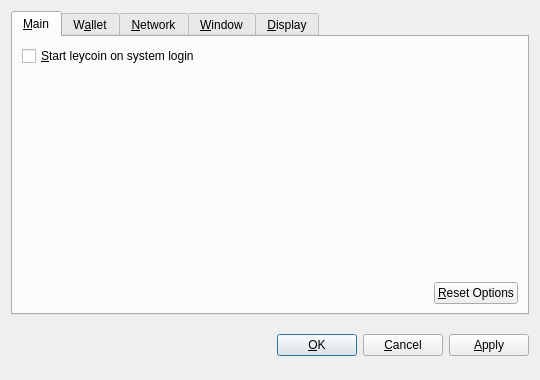
<?xml version="1.0" encoding="UTF-8"?>
<ui version="4.0">
 <class>OptionsDialog</class>
 <widget class="QDialog" name="OptionsDialog">
  <property name="geometry">
   <rect>
    <x>0</x>
    <y>0</y>
    <width>540</width>
    <height>380</height>
   </rect>
  </property>
  <property name="windowTitle">
   <string>Options</string>
  </property>
  <property name="modal">
   <bool>true</bool>
  </property>
  <layout class="QVBoxLayout" name="verticalLayout">
   <item>
    <widget class="QTabWidget" name="tabWidget">
     <property name="tabPosition">
      <enum>QTabWidget::North</enum>
     </property>
     <property name="currentIndex">
      <number>0</number>
     </property>
     <widget class="QWidget" name="tabMain">
      <attribute name="title">
       <string>&amp;Main</string>
      </attribute>
      <layout class="QVBoxLayout" name="verticalLayout_Main">
       <item>
        <widget class="QCheckBox" name="bitcoinAtStartup">
         <property name="toolTip">
          <string>Automatically start leycoin after logging in to the system.</string>
         </property>
         <property name="text">
          <string>&amp;Start leycoin on system login</string>
         </property>
        </widget>
       </item>
       <item>
        <spacer name="verticalSpacer_Main">
         <property name="orientation">
          <enum>Qt::Vertical</enum>
         </property>
         <property name="sizeHint" stdset="0">
          <size>
           <width>20</width>
           <height>40</height>
          </size>
         </property>
        </spacer>
       </item>
       <item>
        <layout class="QHBoxLayout" name="horizontalLayout_2_Main">
         <item>
          <spacer name="horizontalSpacer_2_Main">
           <property name="orientation">
            <enum>Qt::Horizontal</enum>
           </property>
           <property name="sizeHint" stdset="0">
            <size>
             <width>40</width>
             <height>20</height>
            </size>
           </property>
          </spacer>
         </item>
         <item>
          <widget class="QPushButton" name="resetButton">
           <property name="toolTip">
            <string>Reset all client options to default.</string>
           </property>
           <property name="text">
            <string>&amp;Reset Options</string>
           </property>
           <property name="autoDefault">
            <bool>false</bool>
           </property>
          </widget>
         </item>
        </layout>
       </item>
      </layout>
     </widget>
     <widget class="QWidget" name="tabWallet">
      <attribute name="title">
       <string>W&amp;allet</string>
      </attribute>
      <layout class="QVBoxLayout" name="verticalLayout_Network">
       <item>
        <widget class="QLabel" name="transactionFeeInfoLabel">
         <property name="text">
          <string>Optional transaction fee per kB that helps make sure your transactions are processed quickly. Most transactions are 1 kB.</string>
         </property>
         <property name="textFormat">
          <enum>Qt::PlainText</enum>
         </property>
         <property name="wordWrap">
          <bool>true</bool>
         </property>
        </widget>
       </item>
       <item>
        <layout class="QHBoxLayout" name="horizontalLayout_1_Main">
         <item>
          <widget class="QLabel" name="transactionFeeLabel">
           <property name="text">
            <string>Pay transaction &amp;fee</string>
           </property>
           <property name="textFormat">
            <enum>Qt::PlainText</enum>
           </property>
           <property name="buddy">
            <cstring>transactionFee</cstring>
           </property>
          </widget>
         </item>
         <item>
          <widget class="BitcoinAmountField" name="transactionFee"/>
         </item>
         <item>
          <spacer name="horizontalSpacer_1_Main">
           <property name="orientation">
            <enum>Qt::Horizontal</enum>
           </property>
           <property name="sizeHint" stdset="0">
            <size>
             <width>40</width>
             <height>20</height>
            </size>
           </property>
          </spacer>
         </item>
        </layout>
       </item>
       <item>
        <widget class="QLabel" name="label">
         <property name="text">
          <string>If you disable the spending of unconfirmed change, the change from a transaction cannot be used until that transaction has at least one confirmation. This also affects how your balance is computed.</string>
         </property>
         <property name="wordWrap">
          <bool>true</bool>
         </property>
        </widget>
       </item>
       <item>
        <widget class="QCheckBox" name="spendZeroConfChange">
         <property name="text">
          <string>Spend unconfirmed change  (experts only)</string>
         </property>
        </widget>
       </item>
       <item>
        <spacer name="verticalSpacer">
         <property name="orientation">
          <enum>Qt::Vertical</enum>
         </property>
         <property name="sizeHint" stdset="0">
          <size>
           <width>20</width>
           <height>40</height>
          </size>
         </property>
        </spacer>
       </item>
      </layout>
     </widget>
     <widget class="QWidget" name="tabNetwork">
      <attribute name="title">
       <string>&amp;Network</string>
      </attribute>
      <layout class="QVBoxLayout" name="verticalLayout_Network">
       <item>
        <widget class="QCheckBox" name="mapPortUpnp">
         <property name="toolTip">
          <string>Automatically open the leycoin client port on the router. This only works when your router supports UPnP and it is enabled.</string>
         </property>
         <property name="text">
          <string>Map port using &amp;UPnP</string>
         </property>
        </widget>
       </item>
       <item>
        <widget class="QCheckBox" name="connectSocks">
         <property name="toolTip">
          <string>Connect to the leycoin network through a SOCKS proxy (e.g. when connecting through Tor).</string>
         </property>
         <property name="text">
          <string>&amp;Connect through SOCKS proxy:</string>
         </property>
        </widget>
       </item>
       <item>
        <layout class="QHBoxLayout" name="horizontalLayout_Network">
         <item>
          <widget class="QLabel" name="proxyIpLabel">
           <property name="text">
            <string>Proxy &amp;IP:</string>
           </property>
           <property name="textFormat">
            <enum>Qt::PlainText</enum>
           </property>
           <property name="buddy">
            <cstring>proxyIp</cstring>
           </property>
          </widget>
         </item>
         <item>
          <widget class="QValidatedLineEdit" name="proxyIp">
           <property name="maximumSize">
            <size>
             <width>140</width>
             <height>16777215</height>
            </size>
           </property>
           <property name="toolTip">
            <string>IP address of the proxy (e.g. 127.0.0.1)</string>
           </property>
          </widget>
         </item>
         <item>
          <widget class="QLabel" name="proxyPortLabel">
           <property name="text">
            <string>&amp;Port:</string>
           </property>
           <property name="textFormat">
            <enum>Qt::PlainText</enum>
           </property>
           <property name="buddy">
            <cstring>proxyPort</cstring>
           </property>
          </widget>
         </item>
         <item>
          <widget class="QLineEdit" name="proxyPort">
           <property name="maximumSize">
            <size>
             <width>55</width>
             <height>16777215</height>
            </size>
           </property>
           <property name="toolTip">
            <string>Port of the proxy (e.g. 9050)</string>
           </property>
          </widget>
         </item>
         <item>
          <widget class="QLabel" name="socksVersionLabel">
           <property name="text">
            <string>SOCKS &amp;Version:</string>
           </property>
           <property name="textFormat">
            <enum>Qt::PlainText</enum>
           </property>
           <property name="buddy">
            <cstring>socksVersion</cstring>
           </property>
          </widget>
         </item>
         <item>
          <widget class="QValueComboBox" name="socksVersion">
           <property name="toolTip">
            <string>SOCKS version of the proxy (e.g. 5)</string>
           </property>
          </widget>
         </item>
         <item>
          <spacer name="horizontalSpacer_Network">
           <property name="orientation">
            <enum>Qt::Horizontal</enum>
           </property>
           <property name="sizeHint" stdset="0">
            <size>
             <width>40</width>
             <height>20</height>
            </size>
           </property>
          </spacer>
         </item>
        </layout>
       </item>
       <item>
        <spacer name="verticalSpacer_Network">
         <property name="orientation">
          <enum>Qt::Vertical</enum>
         </property>
         <property name="sizeHint" stdset="0">
          <size>
           <width>20</width>
           <height>40</height>
          </size>
         </property>
        </spacer>
       </item>
      </layout>
     </widget>
     <widget class="QWidget" name="tabWindow">
      <attribute name="title">
       <string>&amp;Window</string>
      </attribute>
      <layout class="QVBoxLayout" name="verticalLayout_Window">
       <item>
        <widget class="QCheckBox" name="minimizeToTray">
         <property name="toolTip">
          <string>Show only a tray icon after minimizing the window.</string>
         </property>
         <property name="text">
          <string>&amp;Minimize to the tray instead of the taskbar</string>
         </property>
        </widget>
       </item>
       <item>
        <widget class="QCheckBox" name="minimizeOnClose">
         <property name="toolTip">
          <string>Minimize instead of exit the application when the window is closed. When this option is enabled, the application will be closed only after selecting Quit in the menu.</string>
         </property>
         <property name="text">
          <string>M&amp;inimize on close</string>
         </property>
        </widget>
       </item>
       <item>
        <spacer name="verticalSpacer_Window">
         <property name="orientation">
          <enum>Qt::Vertical</enum>
         </property>
         <property name="sizeHint" stdset="0">
          <size>
           <width>20</width>
           <height>40</height>
          </size>
         </property>
        </spacer>
       </item>
      </layout>
     </widget>
     <widget class="QWidget" name="tabDisplay">
      <attribute name="title">
       <string>&amp;Display</string>
      </attribute>
      <layout class="QVBoxLayout" name="verticalLayout_Display">
       <item>
        <layout class="QHBoxLayout" name="horizontalLayout_1_Display">
         <item>
          <widget class="QLabel" name="langLabel">
           <property name="text">
            <string>User Interface &amp;language:</string>
           </property>
           <property name="textFormat">
            <enum>Qt::PlainText</enum>
           </property>
           <property name="buddy">
            <cstring>lang</cstring>
           </property>
          </widget>
         </item>
         <item>
          <widget class="QValueComboBox" name="lang">
           <property name="toolTip">
            <string>The user interface language can be set here. This setting will take effect after restarting leycoin.</string>
           </property>
          </widget>
         </item>
        </layout>
       </item>
       <item>
        <layout class="QHBoxLayout" name="horizontalLayout_2_Display">
         <item>
          <widget class="QLabel" name="unitLabel">
           <property name="text">
            <string>&amp;Unit to show amounts in:</string>
           </property>
           <property name="textFormat">
            <enum>Qt::PlainText</enum>
           </property>
           <property name="buddy">
            <cstring>unit</cstring>
           </property>
          </widget>
         </item>
         <item>
          <widget class="QValueComboBox" name="unit">
           <property name="toolTip">
            <string>Choose the default subdivision unit to show in the interface and when sending coins.</string>
           </property>
          </widget>
         </item>
        </layout>
       </item>
       <item>
        <widget class="QCheckBox" name="displayAddresses">
         <property name="toolTip">
          <string>Whether to show leycoin addresses in the transaction list or not.</string>
         </property>
         <property name="text">
          <string>&amp;Display addresses in transaction list</string>
         </property>
        </widget>
       </item>
       <item>
        <widget class="QCheckBox" name="coinControlFeatures">
         <property name="toolTip">
          <string>Whether to show coin control features or not.</string>
         </property>
         <property name="text">
          <string>Display coin &amp;control features (experts only!)</string>
         </property>
        </widget>
       </item>
       <item>
        <spacer name="verticalSpacer_Display">
         <property name="orientation">
          <enum>Qt::Vertical</enum>
         </property>
         <property name="sizeHint" stdset="0">
          <size>
           <width>20</width>
           <height>40</height>
          </size>
         </property>
        </spacer>
       </item>
      </layout>
     </widget>
    </widget>
   </item>
   <item>
    <layout class="QHBoxLayout" name="horizontalLayout_Buttons">
     <item>
      <spacer name="horizontalSpacer_1">
       <property name="orientation">
        <enum>Qt::Horizontal</enum>
       </property>
       <property name="sizeHint" stdset="0">
        <size>
         <width>40</width>
         <height>48</height>
        </size>
       </property>
      </spacer>
     </item>
     <item>
      <widget class="QLabel" name="statusLabel">
       <property name="font">
        <font>
         <weight>75</weight>
         <bold>true</bold>
        </font>
       </property>
       <property name="text">
        <string/>
       </property>
       <property name="textFormat">
        <enum>Qt::PlainText</enum>
       </property>
       <property name="wordWrap">
        <bool>true</bool>
       </property>
      </widget>
     </item>
     <item>
      <spacer name="horizontalSpacer_2">
       <property name="orientation">
        <enum>Qt::Horizontal</enum>
       </property>
       <property name="sizeHint" stdset="0">
        <size>
         <width>40</width>
         <height>48</height>
        </size>
       </property>
      </spacer>
     </item>
     <item>
      <widget class="QPushButton" name="okButton">
       <property name="text">
        <string>&amp;OK</string>
       </property>
      </widget>
     </item>
     <item>
      <widget class="QPushButton" name="cancelButton">
       <property name="text">
        <string>&amp;Cancel</string>
       </property>
       <property name="autoDefault">
        <bool>false</bool>
       </property>
      </widget>
     </item>
     <item>
      <widget class="QPushButton" name="applyButton">
       <property name="text">
        <string>&amp;Apply</string>
       </property>
       <property name="autoDefault">
        <bool>false</bool>
       </property>
      </widget>
     </item>
    </layout>
   </item>
  </layout>
 </widget>
 <customwidgets>
  <customwidget>
   <class>BitcoinAmountField</class>
   <extends>QSpinBox</extends>
   <header>bitcoinamountfield.h</header>
  </customwidget>
  <customwidget>
   <class>QValueComboBox</class>
   <extends>QComboBox</extends>
   <header>qvaluecombobox.h</header>
  </customwidget>
  <customwidget>
   <class>QValidatedLineEdit</class>
   <extends>QLineEdit</extends>
   <header>qvalidatedlineedit.h</header>
  </customwidget>
 </customwidgets>
 <resources/>
 <connections/>
</ui>
